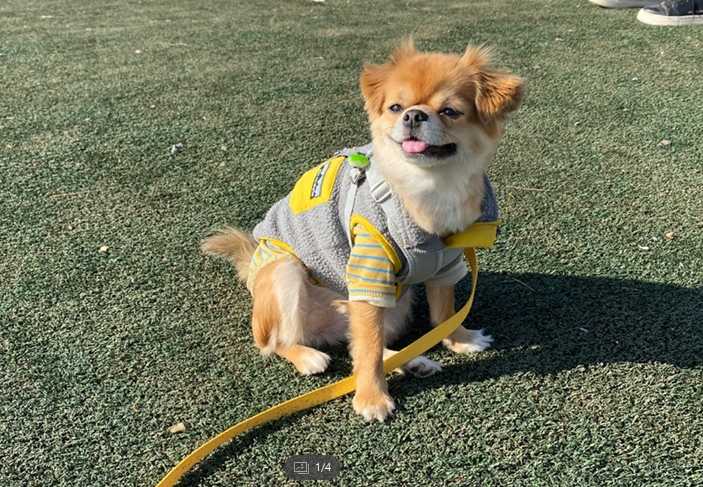
#> input picture opencv/nacho.png, 703 x 487 px
$ python 05_img_create.py
#> lines starting #> are read from the running program, lines starting #| are printed output that depends on the picture; after the words box and inside, x2 and y2 are one past the last pixel; in counts of white or black regions, pixels touching at a corner belong together

import numpy as np
import cv2

# 영상 생성하기(세로, 가로 )
# zeros : 0으로 초기화된 shape 차원의 nparray를 반환
# ones : 1로 초기화
# full : 모든값을 full 10으로 초기화
# img1 = np.empty((240, 320), dtype=np.uint8) # 2차원으로 지정했기 때문에 type은 grayscale
img2 = np.zeros((240, 320, 3), dtype=np.uint8) # color
print(img2.shape)
# img3 = np.ones((240, 320), dtype=np.uint8) # grayscale
img4 = np.full((240, 320, 3), (0,255,0), dtype=np.uint8) # 원하는 색상으로
print(img4.shape)
# [22 lines of commented-out code are left out]
img1 = cv2.imread("./nacho.png") # 사이즈 487, 703, 3 (세로, 가로)
#> img1 is the input picture: shape (487, 703, 3); mean B, G, R 91, 117, 114.4
# 세로 가로
img2 = img1[120:220, 180:380] # 데이터가 numpy.ndarray 이기 때문에 슬라이싱이 가능하다
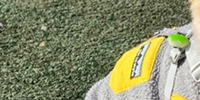
#> img2: shape (100, 200, 3); mean B, G, R 104.9, 137.8, 133.9
img3 = img1[120:220, 180:380].copy()

# img1[:, :] = (0, 255, 0)
# img2.fill(0) # 잘라온 부분에 값을 채웠을 때 참조본에도 값이 채워진다

# 좌표, 반지름, 색상, 두께
cv2.circle(img2, (20, 20), 10, (0, 0, 255), 2) # 잘라온 부분에 원을 그리면 참조본에도 적용됨
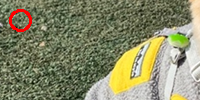
#> img2: shape (100, 200, 3); 0.97% of pixels changed, all inside (x1, y1, x2, y2) = (9, 9, 32, 32)

cv2.imshow("img1", img1) # green
cv2.imshow("img2", img2) # 부분적 green
cv2.imshow("img3", img3)
cv2.waitKey()
